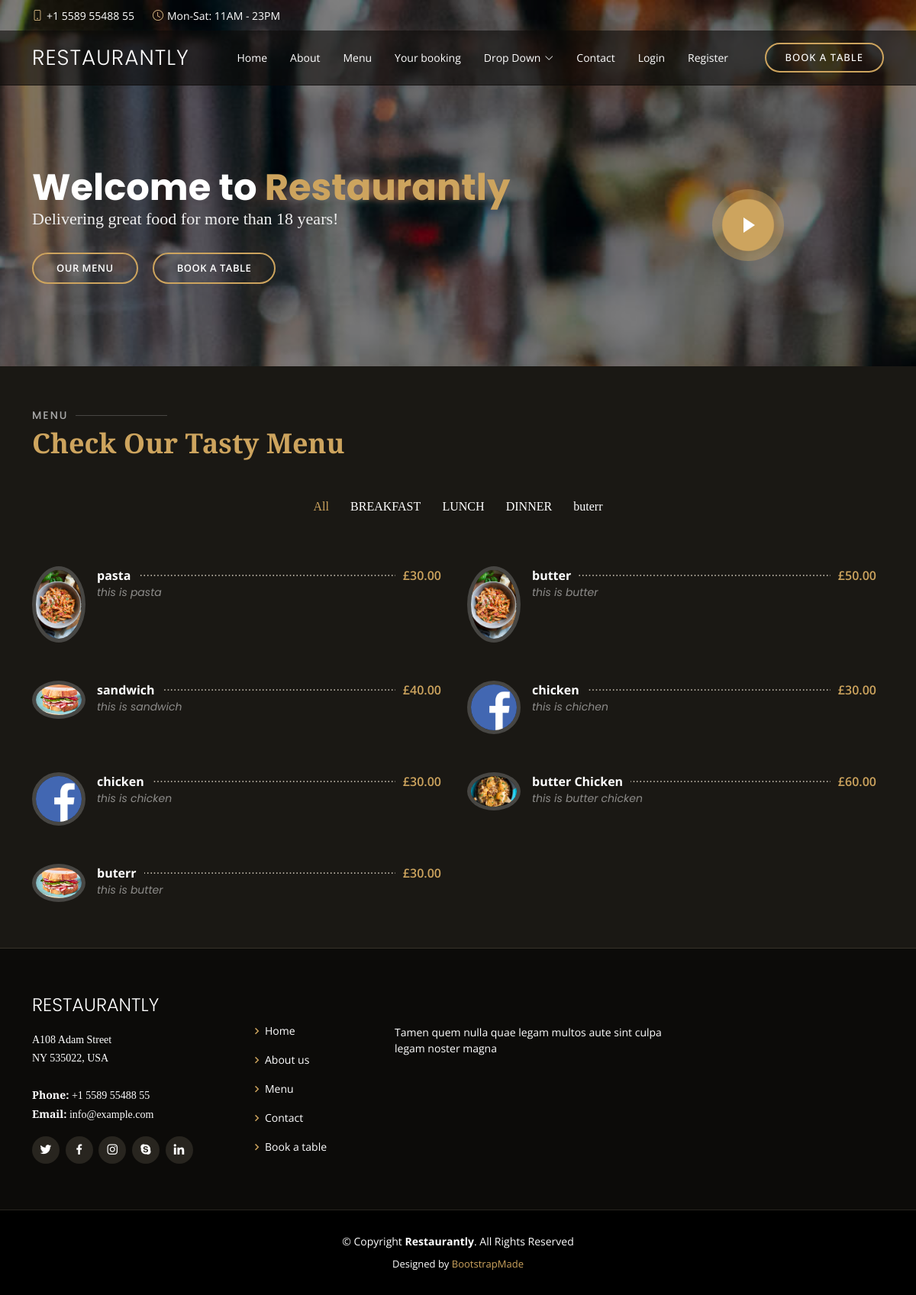
The page /hotel/ on the database its author committed.
### hotel/models.py (models this page shows, shortened)
class Category(models.Model):
    name = models.CharField(max_length=30)
    class Meta:
        verbose_name = 'category'
        verbose_name_plural = 'categories'
    def __str__(self):
        return self.name

class Meals(models.Model):
    name = models.CharField(max_length=50)
    description = models.TextField(max_length=500)
    category = models.ForeignKey('Category', on_delete=models.SET_NULL, null=True)
    people = models.IntegerField()
    price = models.DecimalField(max_length=5, decimal_places=2, max_digits=5)
    image = models.ImageField(upload_to='hotel/')
    slug = models.SlugField(blank=True, null=True)
    class Meta:
        verbose_name = 'meal'
        verbose_name_plural = 'meals'

### hotel/views.py (the view)
# urls.py: path('', views.meal_list, name='meal_list'),
def meal_list(request):
    meal_list = Meals.objects.all()
    categories = Category.objects.all()
    context = {
        'meal_list': meal_list,
        'categories': categories,
        }
    return render(request, 'Meals/list.html', context)

### hotel/templates/Meals/list.html
{% extends 'base.html' %}
{% load static %}
{% block content %}
  <section id="menu" class="menu section-bg">
    <div class="container" data-aos="fade-up">
      <div class="section-title">
        <h2>Menu</h2>
        <p>Check Our Tasty Menu</p>
      </div>
      <div class="row" data-aos="fade-up" data-aos-delay="100">
        <div class="col-lg-12 d-flex justify-content-center">
          <ul id="menu-flters">
            <li data-filter="*" class="filter-active">All</li>
            {% for  category in categories %}
            <li data-filter=".filter-{{category}}">{{category}}</li>
            {% endfor %}
          </ul>
        </div>
      </div>
      <div class="row menu-container" data-aos="fade-up" data-aos-delay="200">
        {% for  category in categories %}
        {% for meal in meal_list %}
        {% if meal.category == category %}
        <div class="col-lg-6 menu-item filter-{{category}}">
          <img src='{{ meal.image.url }}' class="menu-img" alt="">
          <div class="menu-content">
            <a href="{% url 'hotel:meal_detail' meal.slug %}">{{ meal.name }}</a><span>£{{ meal.price }}</span>
          </div>
          <div class="menu-ingredients">
            {{ meal.description }}
          </div>
        </div>
        {% endif %}
        {% endfor %}
        {% endfor %}
      </div>
    </div>
  </section>
{% endblock content %}

### static/css/style.css (style rules this page uses)
body { font-family: "Open Sans", sans-serif; background: #0c0b09; color: #fff; }
a { color: #cda45e; text-decoration: none; }
h1, h2, h3, h4, h5, h6 { font-family: "Playfair Display", serif; }
section { padding: 60px 0; overflow: hidden; }
.section-bg { background-color: #1a1814; }
.section-title { padding-bottom: 40px; }
.section-title h2 { font-size: 14px; font-weight: 500; padding: 0; line-height: 1px; margin: 0 0 5px 0; letter-spacing: 2px; text-transform: uppercase; color: #aaaaaa; font-family: "Poppins", sans-serif; }
.section-title h2::after { content: ""; width: 120px; height: 1px; display: inline-block; background: rgba(255, 255, 255, 0.2); margin: 4px 10px; }
.section-title p { margin: 0; margin: 0; font-size: 36px; font-weight: 700; font-family: "Playfair Display", serif; color: #cda45e; }
.menu #menu-flters { padding: 0; margin: 0 auto 0 auto; list-style: none; text-align: center; border-radius: 50px; }
.menu #menu-flters li { cursor: pointer; display: inline-block; padding: 8px 12px 10px 12px; font-size: 16px; font-weight: 500; line-height: 1; color: #fff; margin-bottom: 10px; transition: all ease-in-out 0.3s; border-radius: 50px; font-family: "Playfair Display", serif; }
.menu #menu-flters li:hover, .menu #menu-flters li.filter-active { color: #cda45e; }
.menu #menu-flters li:last-child { margin-right: 0; }
.menu .menu-item { margin-top: 50px; }
.menu .menu-img { width: 70px; border-radius: 50%; float: left; border: 5px solid rgba(255, 255, 255, 0.2); }
.menu .menu-content { margin-left: 85px; overflow: hidden; display: flex; justify-content: space-between; position: relative; }
.menu .menu-content::after { content: "......................................................................" "...................................................................." "...................................................................."; position: absolute; left: 20px; right: 0; top: -4px; z-index: 1; color: #bab3a6; font-family: Arial, "Helvetica Neue", Helvetica, sans-serif; }
.menu .menu-content a { padding-right: 10px; background: #1a1814; position: relative; z-index: 3; font-weight: 700; color: white; transition: 0.3s; }
.menu .menu-content span { background: #1a1814; position: relative; z-index: 3; padding: 0 10px; font-weight: 600; color: #cda45e; }
.menu .menu-ingredients { margin-left: 85px; font-style: italic; font-size: 14px; font-family: "Poppins", sans-serif; color: rgba(255, 255, 255, 0.5); }

### rows shown on the page
Category: name "BREAKFAST"
Category: name "LUNCH"
Category: name "DINNER"
Category: name "buterr"
Meals: image (picture), name "pasta", price "30.00", description "this is pasta"
Meals: image (picture), name "butter", price "50.00", description "this is butter"
Meals: image (picture), name "sandwich", price "40.00", description "this is sandwich"
Meals: image (picture), name "chicken", price "30.00", description "this is chichen"
Meals: image (picture), name "chicken", price "30.00", description "this is chicken"
Meals: image (picture), name "butter Chicken", price "60.00", description "this is butter chicken"
Meals: image (picture), name "buterr", price "30.00", description "this is butter"
